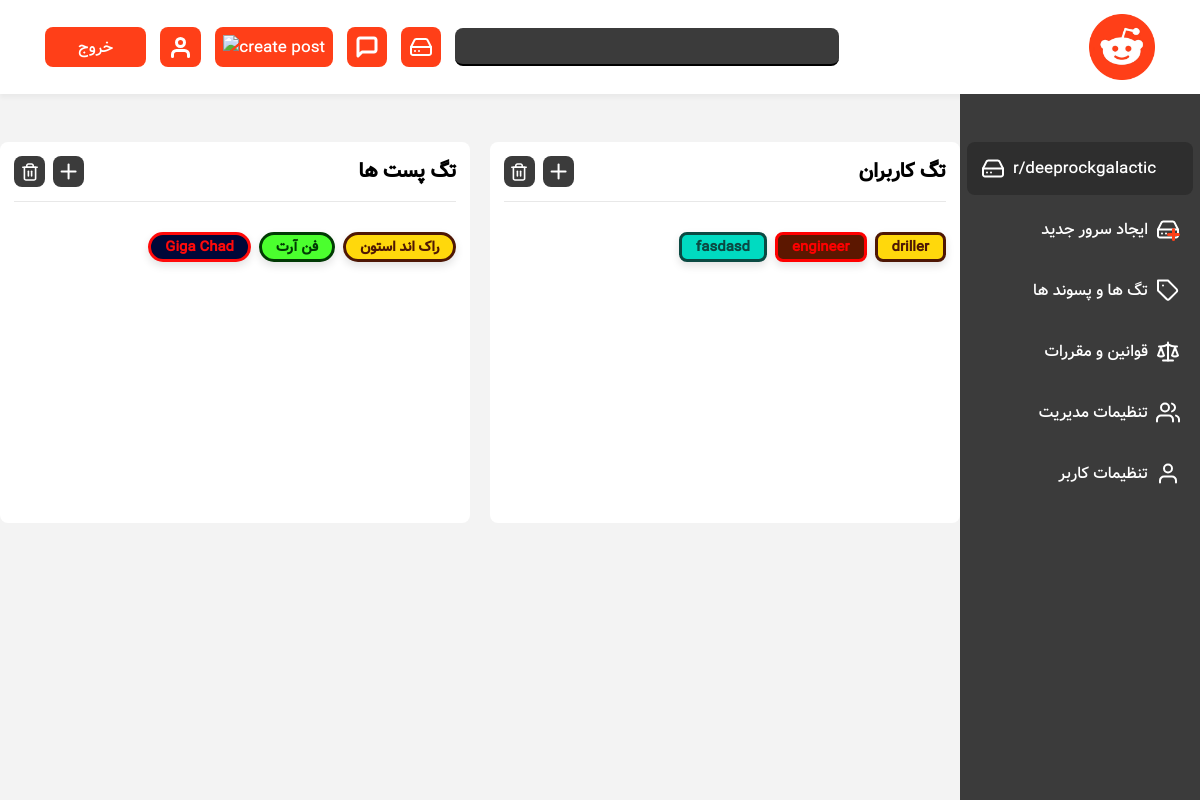
Page /r/deeprockgalactic/moderating-page/tags-and-flairs (signed in) on the earlier database version.
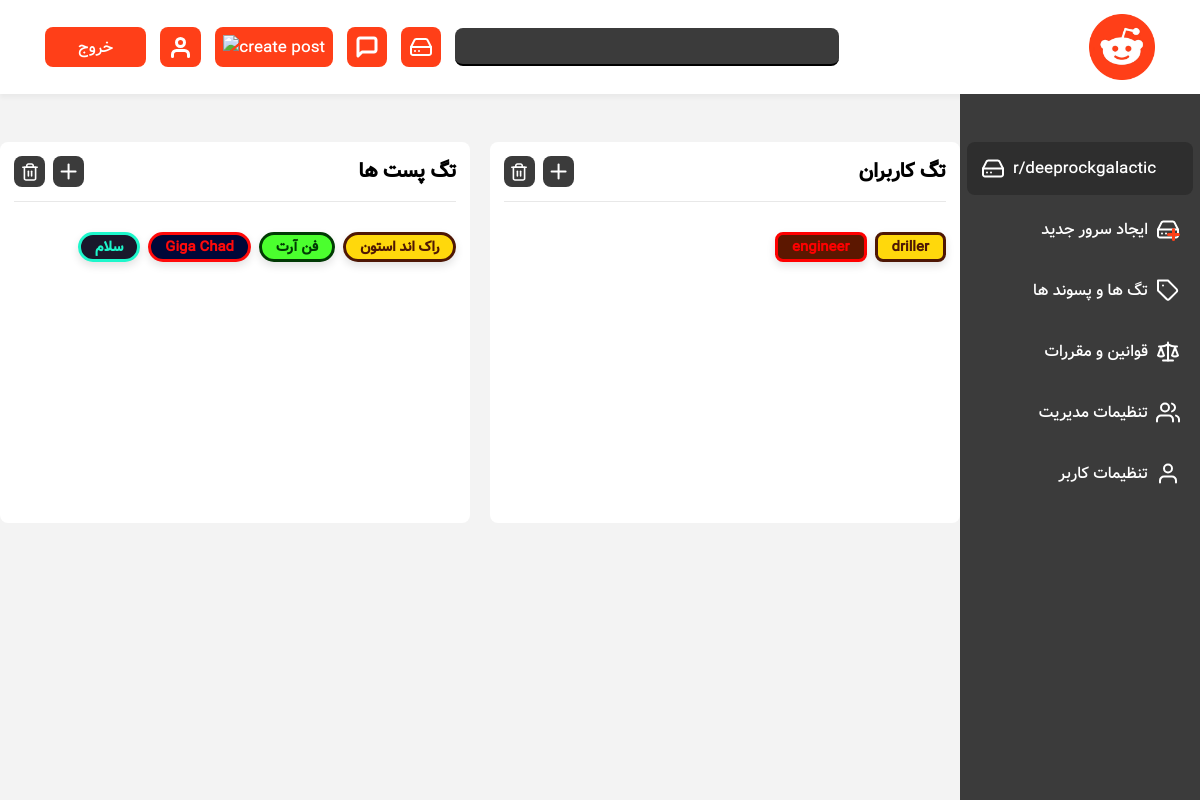
Same page on the later database version.
### servers/models.py (models this page shows, shortened)
class ServerPostTag(models.Model):
    server = models.ForeignKey(Server, on_delete=models.CASCADE, related_name='post_tags')
    creator = models.ForeignKey(User, on_delete=models.CASCADE, related_name='post_tags')
    name = models.CharField(max_length=20)
    primary_color = ColorField(default = '#A50277')
    secondary_color = ColorField(default = '#FFB8EB')
    is_allowed = models.BooleanField(default=True)

class ServerUserTag(models.Model):
    server = models.ForeignKey(Server, on_delete=models.CASCADE, related_name='user_tags')
    creator = models.ForeignKey(User, on_delete=models.CASCADE, related_name='user_tags')
    user = models.ManyToManyField(User, related_name='user_tag')
    name = models.CharField(max_length=20)
    primary_color = ColorField(default = '#A50277')
    secondary_color = ColorField(default = '#FFB8EB')
    is_allowed = models.BooleanField(default=True)

### servers/views.py (the view, shortened to what this page needs)
# urls.py: path('<str:server_tag>/moderating-page/tags-and-flairs', TagsAndFlairsView.as_view(), name='server-tags-and-flairs'),
class TagsAndFlairsView(LoginRequiredMixin, View):
    form_class = CreatePostTagForm
    form_class_2 = CreateUserTagForm
    def setup(self, request, *args, **kwargs):
        self.server = get_object_or_404(Server, tag=kwargs['server_tag'])
        self.moderator = self.server.moderator_of.filter(user=request.user, server=self.server)
        return super().setup(request, *args, **kwargs)
    def get(self, request, *args, **kwargs):
        create_post_tag_form = self.form_class(prefix='post-tag')
        create_user_tag_form = self.form_class_2(prefix='user-tag')
        server_post_tags = self.server.post_tags.all()
        server_user_tags = self.server.user_tags.all()
        if self.moderator.exists():
            return render(request, 'servers/tags-flairs.html', {"server":self.server, "server_post_tags":server_post_tags, "server_user_tags":server_user_tags, "create_post_tag_form":create_post_tag_form, "create_user_tag_form":create_user_tag_form})
        messages.warning(request, 'شما مدیر این سرور نیستید')
        return redirect('home:home')

### servers/forms.py
class CreateServerForm(forms.ModelForm):
  class Meta:
    model = Server
    fields = ['tag', 'server_type']
    widgets = {'server_type':forms.RadioSelect({'class':'server-type-button'})}

class CreatePostTagForm(forms.ModelForm):
  class Meta:
    model = ServerPostTag
    exclude = ['is_allowed', 'server', 'creator']

### reddit/context_processors.py (called while the page is built)
def inject_form(request):
    return {'create_server_form': CreateServerForm()}

def is_moderator(request):
    is_moderator = Server.objects.filter(creator=request.user.id)
    return {'is_moderator': is_moderator}

### servers/templates/servers/tags-flairs.html (shortened to what this page needs)
{% extends 'base.html' %} {% load static %}
{% block cssFiles %}
  <link rel="stylesheet" href="{% static 'servers/css/moderating-page.css' %}">
  <link rel="stylesheet" href="{% static 'servers/css/tags-flairs.css' %}">
{% endblock cssFiles %}
{% block content %}
<div id="moderation-page-wrapper">
  <section id="moderator-display">
      <div class="wrapper flairs-wrapper">
        <div class="form-title">
          <h2>تگ پست ها</h2>
          <div class="form-title-btns">
            <div onclick="createServerTabFunc('create-post-tag')" class="square-btn">
              <img src="{% static 'servers/svgs/plus.svg' %}" alt="crate post tag">
            </div>
            <div onclick="deleteTag('post-tag-wrapper','post-tag-delete-btn')" class="square-btn">
              <img class='trash-icon' src="{% static 'servers/svgs/trash.svg' %}" alt="delete post tag">
            </div>
          </div>
        </div>
        <section class='list'>
          {% for tag in server_post_tags  %}
              <div class="post-tag-wrapper delete-effect">
                <div class="tag post-tag" style='background:{{tag.primary_color}}; border:3px solid {{tag.secondary_color}}; color:{{tag.secondary_color}}'>
                  {{tag.name}}
                </div>
              </div>
          {% endfor %}
        </section>
      </div>
      <div class="wrapper tags-wrapper">
        <div class="form-title">
          <h2>تگ کاربران</h2>
          <div class="form-title-btns">
            <div onclick="createServerTabFunc('create-user-tag')" class="square-btn">
              <img src="{% static 'servers/svgs/plus.svg' %}" alt="craete user tag">
            </div>
            <div onclick="deleteTag('user-tag-wrapper','user-tag-delete-btn')" class="square-btn">
              <img class='trash-icon' src="{% static 'servers/svgs/trash.svg' %}" alt="delete user tag">
            </div>
          </div>
        </div>
        <section class='list'>
          {% for tag in server_user_tags  %}
            <div class="user-tag-wrapper delete-effect">
              <div class="tag user-tag" style='background:{{tag.primary_color}}; border:3px solid {{tag.secondary_color}}; color:{{tag.secondary_color}}'>
                {{tag.name}}
              </div>
            </div>
          {% endfor %}
        </section>
      </div>
  </section>
  {% include 'servers/inc/moderator-control-bar.html' %}
</div>
{% endblock content %}

Differences in the rows shown:
removed ServerUserTag: name "fasdasd"
added ServerPostTag: name "سلام"
